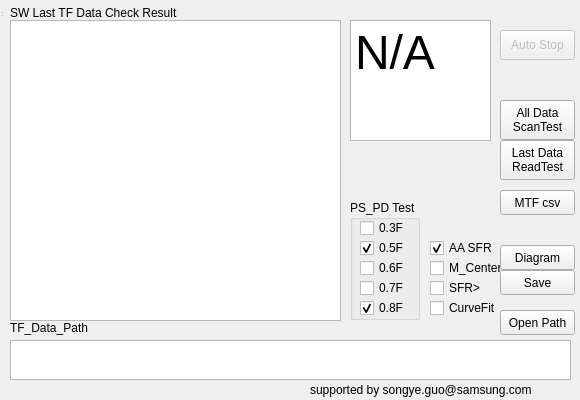
<?xml version="1.0" encoding="UTF-8"?>
<ui version="4.0">
 <class>mQWidget</class>
 <widget class="QWidget" name="mQWidget">
  <property name="geometry">
   <rect>
    <x>0</x>
    <y>0</y>
    <width>580</width>
    <height>400</height>
   </rect>
  </property>
  <property name="minimumSize">
   <size>
    <width>0</width>
    <height>0</height>
   </size>
  </property>
  <property name="maximumSize">
   <size>
    <width>720</width>
    <height>400</height>
   </size>
  </property>
  <property name="windowTitle">
   <string>TF_Simulation_230220</string>
  </property>
  <property name="iconSize" stdset="0">
   <size>
    <width>24</width>
    <height>24</height>
   </size>
  </property>
  <property name="animated" stdset="0">
   <bool>true</bool>
  </property>
  <widget class="QWidget" name="centralWidget" native="true">
   <property name="geometry">
    <rect>
     <x>0</x>
     <y>0</y>
     <width>581</width>
     <height>401</height>
    </rect>
   </property>
   <property name="minimumSize">
    <size>
     <width>0</width>
     <height>0</height>
    </size>
   </property>
   <widget class="QLabel" name="label">
    <property name="geometry">
     <rect>
      <x>10</x>
      <y>5</y>
      <width>231</width>
      <height>16</height>
     </rect>
    </property>
    <property name="text">
     <string>SW Last TF Data Check Result </string>
    </property>
   </widget>
   <widget class="QPushButton" name="pushButton_Save">
    <property name="geometry">
     <rect>
      <x>500</x>
      <y>270</y>
      <width>75</width>
      <height>25</height>
     </rect>
    </property>
    <property name="text">
     <string>Save</string>
    </property>
   </widget>
   <widget class="QLabel" name="label_7">
    <property name="geometry">
     <rect>
      <x>10</x>
      <y>320</y>
      <width>231</width>
      <height>16</height>
     </rect>
    </property>
    <property name="text">
     <string>TF_Data_Path</string>
    </property>
   </widget>
   <widget class="QTextEdit" name="data_path">
    <property name="geometry">
     <rect>
      <x>10</x>
      <y>340</y>
      <width>561</width>
      <height>40</height>
     </rect>
    </property>
    <property name="html">
     <string>&lt;!DOCTYPE HTML PUBLIC &quot;-//W3C//DTD HTML 4.0//EN&quot; &quot;http://www.w3.org/TR/REC-html40/strict.dtd&quot;&gt;
&lt;html&gt;&lt;head&gt;&lt;meta name=&quot;qrichtext&quot; content=&quot;1&quot; /&gt;&lt;style type=&quot;text/css&quot;&gt;
p, li { white-space: pre-wrap; }
&lt;/style&gt;&lt;/head&gt;&lt;body style=&quot; font-family:'SimSun'; font-size:9pt; font-weight:400; font-style:normal;&quot;&gt;
&lt;p style=&quot;-qt-paragraph-type:empty; margin-top:0px; margin-bottom:0px; margin-left:0px; margin-right:0px; -qt-block-indent:0; text-indent:0px;&quot;&gt;&lt;br /&gt;&lt;/p&gt;&lt;/body&gt;&lt;/html&gt;</string>
    </property>
   </widget>
   <widget class="QPushButton" name="pushButton_Manual">
    <property name="geometry">
     <rect>
      <x>500</x>
      <y>140</y>
      <width>75</width>
      <height>40</height>
     </rect>
    </property>
    <property name="text">
     <string>Last Data
ReadTest</string>
    </property>
   </widget>
   <widget class="QPushButton" name="pushButton_Start">
    <property name="enabled">
     <bool>false</bool>
    </property>
    <property name="geometry">
     <rect>
      <x>500</x>
      <y>30</y>
      <width>75</width>
      <height>30</height>
     </rect>
    </property>
    <property name="text">
     <string>Auto Stop</string>
    </property>
   </widget>
   <widget class="QTextBrowser" name="log">
    <property name="geometry">
     <rect>
      <x>350</x>
      <y>20</y>
      <width>141</width>
      <height>121</height>
     </rect>
    </property>
    <property name="html">
     <string>&lt;!DOCTYPE HTML PUBLIC &quot;-//W3C//DTD HTML 4.0//EN&quot; &quot;http://www.w3.org/TR/REC-html40/strict.dtd&quot;&gt;
&lt;html&gt;&lt;head&gt;&lt;meta name=&quot;qrichtext&quot; content=&quot;1&quot; /&gt;&lt;style type=&quot;text/css&quot;&gt;
p, li { white-space: pre-wrap; }
&lt;/style&gt;&lt;/head&gt;&lt;body style=&quot; font-family:'SimSun'; font-size:9pt; font-weight:400; font-style:normal;&quot;&gt;
&lt;p style=&quot; margin-top:0px; margin-bottom:0px; margin-left:0px; margin-right:0px; -qt-block-indent:0; text-indent:0px;&quot;&gt;&lt;span style=&quot; font-size:36pt;&quot;&gt;N/A&lt;/span&gt;&lt;/p&gt;&lt;/body&gt;&lt;/html&gt;</string>
    </property>
   </widget>
   <widget class="QTextBrowser" name="result">
    <property name="geometry">
     <rect>
      <x>10</x>
      <y>20</y>
      <width>331</width>
      <height>301</height>
     </rect>
    </property>
   </widget>
   <widget class="QCheckBox" name="F3">
    <property name="geometry">
     <rect>
      <x>360</x>
      <y>220</y>
      <width>51</width>
      <height>16</height>
     </rect>
    </property>
    <property name="text">
     <string>0.3F</string>
    </property>
   </widget>
   <widget class="QCheckBox" name="F5">
    <property name="geometry">
     <rect>
      <x>360</x>
      <y>240</y>
      <width>51</width>
      <height>16</height>
     </rect>
    </property>
    <property name="text">
     <string>0.5F</string>
    </property>
    <property name="checked">
     <bool>true</bool>
    </property>
   </widget>
   <widget class="QCheckBox" name="F6">
    <property name="geometry">
     <rect>
      <x>360</x>
      <y>260</y>
      <width>51</width>
      <height>16</height>
     </rect>
    </property>
    <property name="text">
     <string>0.6F</string>
    </property>
   </widget>
   <widget class="QCheckBox" name="F7">
    <property name="geometry">
     <rect>
      <x>360</x>
      <y>280</y>
      <width>51</width>
      <height>16</height>
     </rect>
    </property>
    <property name="text">
     <string>0.7F</string>
    </property>
   </widget>
   <widget class="QCheckBox" name="F8">
    <property name="geometry">
     <rect>
      <x>360</x>
      <y>300</y>
      <width>51</width>
      <height>16</height>
     </rect>
    </property>
    <property name="text">
     <string>0.8F</string>
    </property>
    <property name="checked">
     <bool>true</bool>
    </property>
   </widget>
   <widget class="QGroupBox" name="groupBox">
    <property name="geometry">
     <rect>
      <x>350</x>
      <y>200</y>
      <width>70</width>
      <height>120</height>
     </rect>
    </property>
    <property name="title">
     <string>PS_PD Test</string>
    </property>
   </widget>
   <widget class="QPushButton" name="pushButton_open">
    <property name="geometry">
     <rect>
      <x>500</x>
      <y>310</y>
      <width>75</width>
      <height>25</height>
     </rect>
    </property>
    <property name="text">
     <string>Open Path</string>
    </property>
   </widget>
   <widget class="QPushButton" name="pushButton_Test_All">
    <property name="enabled">
     <bool>true</bool>
    </property>
    <property name="geometry">
     <rect>
      <x>500</x>
      <y>100</y>
      <width>75</width>
      <height>40</height>
     </rect>
    </property>
    <property name="text">
     <string>All Data
ScanTest</string>
    </property>
    <property name="checkable">
     <bool>false</bool>
    </property>
   </widget>
   <widget class="QPushButton" name="pushButton_Diagram">
    <property name="geometry">
     <rect>
      <x>500</x>
      <y>245</y>
      <width>75</width>
      <height>25</height>
     </rect>
    </property>
    <property name="text">
     <string>Diagram</string>
    </property>
   </widget>
   <widget class="QCheckBox" name="curve_fit">
    <property name="geometry">
     <rect>
      <x>430</x>
      <y>300</y>
      <width>71</width>
      <height>16</height>
     </rect>
    </property>
    <property name="text">
     <string>CurveFit</string>
    </property>
   </widget>
   <widget class="QCheckBox" name="MTF">
    <property name="geometry">
     <rect>
      <x>430</x>
      <y>280</y>
      <width>51</width>
      <height>16</height>
     </rect>
    </property>
    <property name="text">
     <string>SFR&gt;1</string>
    </property>
   </widget>
   <widget class="QCheckBox" name="move_Center">
    <property name="geometry">
     <rect>
      <x>430</x>
      <y>260</y>
      <width>71</width>
      <height>16</height>
     </rect>
    </property>
    <property name="text">
     <string>M_Center</string>
    </property>
   </widget>
   <widget class="QPushButton" name="pushButton_MTF_csv">
    <property name="geometry">
     <rect>
      <x>500</x>
      <y>190</y>
      <width>75</width>
      <height>25</height>
     </rect>
    </property>
    <property name="text">
     <string>MTF csv</string>
    </property>
   </widget>
   <widget class="QCheckBox" name="AA_SFR">
    <property name="geometry">
     <rect>
      <x>430</x>
      <y>240</y>
      <width>71</width>
      <height>16</height>
     </rect>
    </property>
    <property name="text">
     <string>AA SFR</string>
    </property>
    <property name="checked">
     <bool>true</bool>
    </property>
   </widget>
   <zorder>groupBox</zorder>
   <zorder>label</zorder>
   <zorder>pushButton_Save</zorder>
   <zorder>label_7</zorder>
   <zorder>data_path</zorder>
   <zorder>pushButton_Manual</zorder>
   <zorder>pushButton_Start</zorder>
   <zorder>log</zorder>
   <zorder>result</zorder>
   <zorder>F3</zorder>
   <zorder>F5</zorder>
   <zorder>F6</zorder>
   <zorder>F7</zorder>
   <zorder>F8</zorder>
   <zorder>pushButton_open</zorder>
   <zorder>pushButton_Test_All</zorder>
   <zorder>pushButton_Diagram</zorder>
   <zorder>curve_fit</zorder>
   <zorder>MTF</zorder>
   <zorder>move_Center</zorder>
   <zorder>pushButton_MTF_csv</zorder>
   <zorder>AA_SFR</zorder>
  </widget>
  <widget class="QToolBar" name="mainToolBar">
   <property name="geometry">
    <rect>
     <x>0</x>
     <y>0</y>
     <width>4</width>
     <height>12</height>
    </rect>
   </property>
  </widget>
  <widget class="QStatusBar" name="statusBar">
   <property name="geometry">
    <rect>
     <x>0</x>
     <y>0</y>
     <width>3</width>
     <height>18</height>
    </rect>
   </property>
  </widget>
  <widget class="QLabel" name="label_9">
   <property name="geometry">
    <rect>
     <x>310</x>
     <y>380</y>
     <width>221</width>
     <height>20</height>
    </rect>
   </property>
   <property name="text">
    <string>supported by songye.guo@samsung.com</string>
   </property>
  </widget>
 </widget>
 <layoutdefault spacing="6" margin="11"/>
 <resources>
  <include location="ThroughFocus.qrc"/>
 </resources>
 <connections/>
</ui>
